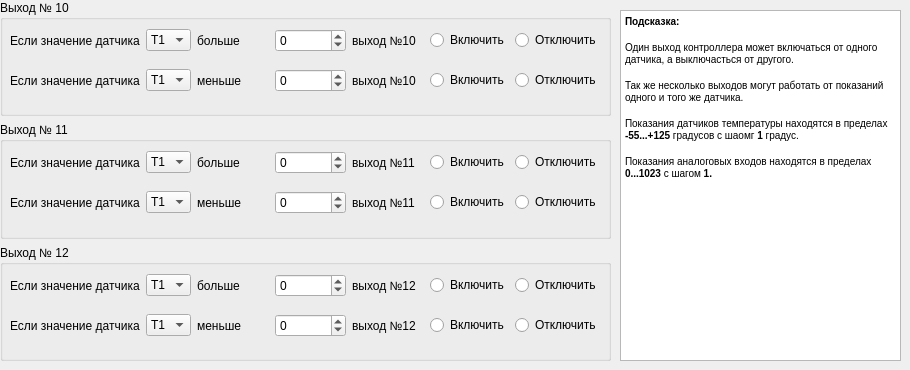
    <widget class="QWidget" name="sensors10_12">
     <attribute name="title">
      <string>Работа по датчикам 10 - 12</string>
     </attribute>
     <widget class="QWidget" name="verticalLayoutWidget_5">
      <property name="geometry">
       <rect>
        <x>0</x>
        <y>0</y>
        <width>611</width>
        <height>361</height>
       </rect>
      </property>
      <layout class="QVBoxLayout" name="verticalLayout_5">
       <item>
        <widget class="QGroupBox" name="groupBox_10">
         <property name="autoFillBackground">
          <bool>false</bool>
         </property>
         <property name="title">
          <string>Выход № 10</string>
         </property>
         <property name="flat">
          <bool>false</bool>
         </property>
         <property name="checkable">
          <bool>false</bool>
         </property>
         <widget class="QWidget" name="horizontalLayoutWidget_8">
          <property name="geometry">
           <rect>
            <x>10</x>
            <y>20</y>
            <width>591</width>
            <height>41</height>
           </rect>
          </property>
          <layout class="QHBoxLayout" name="horizontalLayout_24">
           <item>
            <widget class="QLabel" name="label_33">
             <property name="text">
              <string>Если значение датчика</string>
             </property>
            </widget>
           </item>
           <item>
            <widget class="QComboBox" name="out10BolDatBox">
             <property name="sizePolicy">
              <sizepolicy hsizetype="Fixed" vsizetype="Fixed">
               <horstretch>0</horstretch>
               <verstretch>0</verstretch>
              </sizepolicy>
             </property>
             <item>
              <property name="text">
               <string>T1</string>
              </property>
             </item>
             <item>
              <property name="text">
               <string>T2</string>
              </property>
             </item>
             <item>
              <property name="text">
               <string>A1</string>
              </property>
             </item>
             <item>
              <property name="text">
               <string>A2</string>
              </property>
             </item>
             <item>
              <property name="text">
               <string>A3</string>
              </property>
             </item>
             <item>
              <property name="text">
               <string>A4</string>
              </property>
             </item>
            </widget>
           </item>
           <item>
            <widget class="QLabel" name="label_34">
             <property name="text">
              <string>больше</string>
             </property>
            </widget>
           </item>
           <item>
            <widget class="QSpinBox" name="out10BolDatValS">
             <property name="minimum">
              <number>-50</number>
             </property>
             <property name="maximum">
              <number>1023</number>
             </property>
            </widget>
           </item>
           <item>
            <widget class="QLabel" name="label_35">
             <property name="text">
              <string>выход №10</string>
             </property>
            </widget>
           </item>
           <item>
            <widget class="QRadioButton" name="out10BolOnR">
             <property name="text">
              <string>Включить</string>
             </property>
            </widget>
           </item>
           <item>
            <widget class="QRadioButton" name="out10BolOffR">
             <property name="text">
              <string>Отключить</string>
             </property>
            </widget>
           </item>
          </layout>
         </widget>
         <widget class="QWidget" name="horizontalLayoutWidget_12">
          <property name="geometry">
           <rect>
            <x>10</x>
            <y>60</y>
            <width>591</width>
            <height>41</height>
           </rect>
          </property>
          <layout class="QHBoxLayout" name="horizontalLayout_25">
           <item>
            <widget class="QLabel" name="label_36">
             <property name="text">
              <string>Если значение датчика</string>
             </property>
            </widget>
           </item>
           <item>
            <widget class="QComboBox" name="out10MenDatBox">
             <property name="sizePolicy">
              <sizepolicy hsizetype="Fixed" vsizetype="Fixed">
               <horstretch>0</horstretch>
               <verstretch>0</verstretch>
              </sizepolicy>
             </property>
             <item>
              <property name="text">
               <string>T1</string>
              </property>
             </item>
             <item>
              <property name="text">
               <string>T2</string>
              </property>
             </item>
             <item>
              <property name="text">
               <string>A1</string>
              </property>
             </item>
             <item>
              <property name="text">
               <string>A2</string>
              </property>
             </item>
             <item>
              <property name="text">
               <string>A3</string>
              </property>
             </item>
             <item>
              <property name="text">
               <string>A4</string>
              </property>
             </item>
            </widget>
           </item>
           <item>
            <widget class="QLabel" name="label_37">
             <property name="text">
              <string>меньше</string>
             </property>
            </widget>
           </item>
           <item>
            <widget class="QSpinBox" name="out10MenDatValS">
             <property name="minimum">
              <number>-50</number>
             </property>
             <property name="maximum">
              <number>1023</number>
             </property>
            </widget>
           </item>
           <item>
            <widget class="QLabel" name="label_38">
             <property name="text">
              <string>выход №10</string>
             </property>
            </widget>
           </item>
           <item>
            <widget class="QRadioButton" name="out10MenOnR">
             <property name="text">
              <string>Включить</string>
             </property>
            </widget>
           </item>
           <item>
            <widget class="QRadioButton" name="out10MenOffR">
             <property name="text">
              <string>Отключить</string>
             </property>
            </widget>
           </item>
          </layout>
         </widget>
        </widget>
       </item>
       <item>
        <widget class="QGroupBox" name="groupBox_11">
         <property name="title">
          <string>Выход № 11</string>
         </property>
         <widget class="QWidget" name="horizontalLayoutWidget_14">
          <property name="geometry">
           <rect>
            <x>10</x>
            <y>20</y>
            <width>591</width>
            <height>41</height>
           </rect>
          </property>
          <layout class="QHBoxLayout" name="horizontalLayout_26">
           <item>
            <widget class="QLabel" name="label_39">
             <property name="text">
              <string>Если значение датчика</string>
             </property>
            </widget>
           </item>
           <item>
            <widget class="QComboBox" name="out11BolDatBox">
             <property name="sizePolicy">
              <sizepolicy hsizetype="Fixed" vsizetype="Fixed">
               <horstretch>0</horstretch>
               <verstretch>0</verstretch>
              </sizepolicy>
             </property>
             <item>
              <property name="text">
               <string>T1</string>
              </property>
             </item>
             <item>
              <property name="text">
               <string>T2</string>
              </property>
             </item>
             <item>
              <property name="text">
               <string>A1</string>
              </property>
             </item>
             <item>
              <property name="text">
               <string>A2</string>
              </property>
             </item>
             <item>
              <property name="text">
               <string>A3</string>
              </property>
             </item>
             <item>
              <property name="text">
               <string>A4</string>
              </property>
             </item>
            </widget>
           </item>
           <item>
            <widget class="QLabel" name="label_40">
             <property name="text">
              <string>больше</string>
             </property>
            </widget>
           </item>
           <item>
            <widget class="QSpinBox" name="out11BolDatValS">
             <property name="minimum">
              <number>-50</number>
             </property>
             <property name="maximum">
              <number>1023</number>
             </property>
            </widget>
           </item>
           <item>
            <widget class="QLabel" name="label_41">
             <property name="text">
              <string>выход №11</string>
             </property>
            </widget>
           </item>
           <item>
            <widget class="QRadioButton" name="out11BolOnR">
             <property name="text">
              <string>Включить</string>
             </property>
            </widget>
           </item>
           <item>
            <widget class="QRadioButton" name="out11BolOffR">
             <property name="text">
              <string>Отключить</string>
             </property>
            </widget>
           </item>
          </layout>
         </widget>
         <widget class="QWidget" name="horizontalLayoutWidget_17">
          <property name="geometry">
           <rect>
            <x>10</x>
            <y>60</y>
            <width>591</width>
            <height>41</height>
           </rect>
          </property>
          <layout class="QHBoxLayout" name="horizontalLayout_36">
           <item>
            <widget class="QLabel" name="label_42">
             <property name="text">
              <string>Если значение датчика</string>
             </property>
            </widget>
           </item>
           <item>
            <widget class="QComboBox" name="out11MenDatBox">
             <property name="sizePolicy">
              <sizepolicy hsizetype="Fixed" vsizetype="Fixed">
               <horstretch>0</horstretch>
               <verstretch>0</verstretch>
              </sizepolicy>
             </property>
             <item>
              <property name="text">
               <string>T1</string>
              </property>
             </item>
             <item>
              <property name="text">
               <string>T2</string>
              </property>
             </item>
             <item>
              <property name="text">
               <string>A1</string>
              </property>
             </item>
             <item>
              <property name="text">
               <string>A2</string>
              </property>
             </item>
             <item>
              <property name="text">
               <string>A3</string>
              </property>
             </item>
             <item>
              <property name="text">
               <string>A4</string>
              </property>
             </item>
            </widget>
           </item>
           <item>
            <widget class="QLabel" name="label_43">
             <property name="text">
              <string>меньше</string>
             </property>
            </widget>
           </item>
           <item>
            <widget class="QSpinBox" name="out11MenDatValS">
             <property name="minimum">
              <number>-50</number>
             </property>
             <property name="maximum">
              <number>1023</number>
             </property>
            </widget>
           </item>
           <item>
            <widget class="QLabel" name="label_44">
             <property name="text">
              <string>выход №11</string>
             </property>
            </widget>
           </item>
           <item>
            <widget class="QRadioButton" name="out11MenOnR">
             <property name="text">
              <string>Включить</string>
             </property>
            </widget>
           </item>
           <item>
            <widget class="QRadioButton" name="out11MenOffR">
             <property name="text">
              <string>Отключить</string>
             </property>
            </widget>
           </item>
          </layout>
         </widget>
        </widget>
       </item>
       <item>
        <widget class="QGroupBox" name="groupBox_12">
         <property name="title">
          <string>Выход № 12</string>
         </property>
         <widget class="QWidget" name="horizontalLayoutWidget_18">
          <property name="geometry">
           <rect>
            <x>10</x>
            <y>20</y>
            <width>591</width>
            <height>41</height>
           </rect>
          </property>
          <layout class="QHBoxLayout" name="horizontalLayout_37">
           <item>
            <widget class="QLabel" name="label_46">
             <property name="text">
              <string>Если значение датчика</string>
             </property>
            </widget>
           </item>
           <item>
            <widget class="QComboBox" name="out12BolDatBox">
             <property name="sizePolicy">
              <sizepolicy hsizetype="Fixed" vsizetype="Fixed">
               <horstretch>0</horstretch>
               <verstretch>0</verstretch>
              </sizepolicy>
             </property>
             <item>
              <property name="text">
               <string>T1</string>
              </property>
             </item>
             <item>
              <property name="text">
               <string>T2</string>
              </property>
             </item>
             <item>
              <property name="text">
               <string>A1</string>
              </property>
             </item>
             <item>
              <property name="text">
               <string>A2</string>
              </property>
             </item>
             <item>
              <property name="text">
               <string>A3</string>
              </property>
             </item>
             <item>
              <property name="text">
               <string>A4</string>
              </property>
             </item>
            </widget>
           </item>
           <item>
            <widget class="QLabel" name="label_47">
             <property name="text">
              <string>больше</string>
             </property>
            </widget>
           </item>
           <item>
            <widget class="QSpinBox" name="out12BolDatValS">
             <property name="minimum">
              <number>-50</number>
             </property>
             <property name="maximum">
              <number>1023</number>
             </property>
            </widget>
           </item>
           <item>
            <widget class="QLabel" name="label_49">
             <property name="text">
              <string>выход №12</string>
             </property>
            </widget>
           </item>
           <item>
            <widget class="QRadioButton" name="out12BolOnR">
             <property name="text">
              <string>Включить</string>
             </property>
            </widget>
           </item>
           <item>
            <widget class="QRadioButton" name="out12BolOffR">
             <property name="text">
              <string>Отключить</string>
             </property>
            </widget>
           </item>
          </layout>
         </widget>
         <widget class="QWidget" name="horizontalLayoutWidget_23">
          <property name="geometry">
           <rect>
            <x>10</x>
            <y>60</y>
            <width>591</width>
            <height>41</height>
           </rect>
          </property>
          <layout class="QHBoxLayout" name="horizontalLayout_38">
           <item>
            <widget class="QLabel" name="label_52">
             <property name="text">
              <string>Если значение датчика</string>
             </property>
            </widget>
           </item>
           <item>
            <widget class="QComboBox" name="out12MenDatBox">
             <property name="sizePolicy">
              <sizepolicy hsizetype="Fixed" vsizetype="Fixed">
               <horstretch>0</horstretch>
               <verstretch>0</verstretch>
              </sizepolicy>
             </property>
             <item>
              <property name="text">
               <string>T1</string>
              </property>
             </item>
             <item>
              <property name="text">
               <string>T2</string>
              </property>
             </item>
             <item>
              <property name="text">
               <string>A1</string>
              </property>
             </item>
             <item>
              <property name="text">
               <string>A2</string>
              </property>
             </item>
             <item>
              <property name="text">
               <string>A3</string>
              </property>
             </item>
             <item>
              <property name="text">
               <string>A4</string>
              </property>
             </item>
            </widget>
           </item>
           <item>
            <widget class="QLabel" name="label_55">
             <property name="text">
              <string>меньше</string>
             </property>
            </widget>
           </item>
           <item>
            <widget class="QSpinBox" name="out12MenDatValS">
             <property name="minimum">
              <number>-50</number>
             </property>
             <property name="maximum">
              <number>1023</number>
             </property>
            </widget>
           </item>
           <item>
            <widget class="QLabel" name="label_56">
             <property name="text">
              <string>выход №12</string>
             </property>
            </widget>
           </item>
           <item>
            <widget class="QRadioButton" name="out12MenOnR">
             <property name="text">
              <string>Включить</string>
             </property>
            </widget>
           </item>
           <item>
            <widget class="QRadioButton" name="out12MenOffR">
             <property name="text">
              <string>Отключить</string>
             </property>
            </widget>
           </item>
          </layout>
         </widget>
        </widget>
       </item>
      </layout>
     </widget>
     <widget class="QTextBrowser" name="textBrowser_2">
      <property name="geometry">
       <rect>
        <x>620</x>
        <y>10</y>
        <width>281</width>
        <height>351</height>
       </rect>
      </property>
      <property name="html">
       <string>&lt;!DOCTYPE HTML PUBLIC &quot;-//W3C//DTD HTML 4.0//EN&quot; &quot;http://www.w3.org/TR/REC-html40/strict.dtd&quot;&gt;
&lt;html&gt;&lt;head&gt;&lt;meta name=&quot;qrichtext&quot; content=&quot;1&quot; /&gt;&lt;style type=&quot;text/css&quot;&gt;
p, li { white-space: pre-wrap; }
&lt;/style&gt;&lt;/head&gt;&lt;body style=&quot; font-family:'MS Shell Dlg 2'; font-size:8.25pt; font-weight:400; font-style:normal;&quot;&gt;
&lt;p style=&quot; margin-top:0px; margin-bottom:0px; margin-left:0px; margin-right:0px; -qt-block-indent:0; text-indent:0px;&quot;&gt;&lt;span style=&quot; font-size:7.8pt; font-weight:600;&quot;&gt;Подсказка:&lt;/span&gt;&lt;/p&gt;
&lt;p style=&quot;-qt-paragraph-type:empty; margin-top:0px; margin-bottom:0px; margin-left:0px; margin-right:0px; -qt-block-indent:0; text-indent:0px; font-size:7.8pt; font-weight:600;&quot;&gt;&lt;br /&gt;&lt;/p&gt;
&lt;p style=&quot; margin-top:0px; margin-bottom:0px; margin-left:0px; margin-right:0px; -qt-block-indent:0; text-indent:0px;&quot;&gt;&lt;span style=&quot; font-size:7.8pt;&quot;&gt;Один выход контроллера может включаться от одного датчика, а выключасться от другого. &lt;/span&gt;&lt;/p&gt;
&lt;p style=&quot;-qt-paragraph-type:empty; margin-top:0px; margin-bottom:0px; margin-left:0px; margin-right:0px; -qt-block-indent:0; text-indent:0px; font-size:7.8pt;&quot;&gt;&lt;br /&gt;&lt;/p&gt;
&lt;p style=&quot; margin-top:0px; margin-bottom:0px; margin-left:0px; margin-right:0px; -qt-block-indent:0; text-indent:0px;&quot;&gt;&lt;span style=&quot; font-size:7.8pt;&quot;&gt;Так же несколько выходов могут работать от показаний одного и того же датчика.&lt;/span&gt;&lt;/p&gt;
&lt;p style=&quot;-qt-paragraph-type:empty; margin-top:0px; margin-bottom:0px; margin-left:0px; margin-right:0px; -qt-block-indent:0; text-indent:0px; font-size:7.8pt;&quot;&gt;&lt;br /&gt;&lt;/p&gt;
&lt;p style=&quot; margin-top:0px; margin-bottom:0px; margin-left:0px; margin-right:0px; -qt-block-indent:0; text-indent:0px;&quot;&gt;&lt;span style=&quot; font-size:7.8pt;&quot;&gt;Показания датчиков температуры находятся в пределах &lt;/span&gt;&lt;span style=&quot; font-size:7.8pt; font-weight:600;&quot;&gt;-55...+125&lt;/span&gt;&lt;span style=&quot; font-size:7.8pt;&quot;&gt; градусов с шаомг &lt;/span&gt;&lt;span style=&quot; font-size:7.8pt; font-weight:600;&quot;&gt;1&lt;/span&gt;&lt;span style=&quot; font-size:7.8pt;&quot;&gt; градус.&lt;/span&gt;&lt;/p&gt;
&lt;p style=&quot;-qt-paragraph-type:empty; margin-top:0px; margin-bottom:0px; margin-left:0px; margin-right:0px; -qt-block-indent:0; text-indent:0px; font-size:7.8pt;&quot;&gt;&lt;br /&gt;&lt;/p&gt;
&lt;p style=&quot; margin-top:0px; margin-bottom:0px; margin-left:0px; margin-right:0px; -qt-block-indent:0; text-indent:0px;&quot;&gt;&lt;span style=&quot; font-size:7.8pt;&quot;&gt;Показания аналоговых входов находятся в пределах &lt;/span&gt;&lt;span style=&quot; font-size:7.8pt; font-weight:600;&quot;&gt;0...1023 &lt;/span&gt;&lt;span style=&quot; font-size:7.8pt;&quot;&gt;с шагом&lt;/span&gt;&lt;span style=&quot; font-size:7.8pt; font-weight:600;&quot;&gt; 1.&lt;/span&gt;&lt;/p&gt;&lt;/body&gt;&lt;/html&gt;</string>
      </property>
     </widget>
    </widget>
